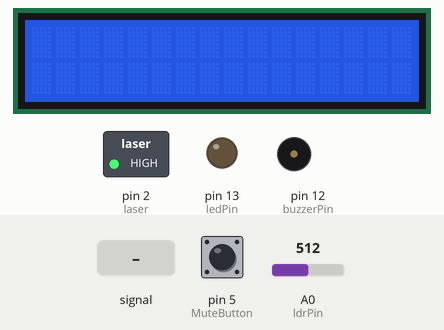
Simulated run of this sketch. Board: Arduino Uno, built with avr-gcc and run on an emulated ATmega328P. Shown: 16×2 character LCD, switched loads named in the sketch (green lamp = pin HIGH), output pins drawn as LEDs (lit = HIGH), buzzer (waves = sounding). Dashed ring = blinking. The inputs (shaded band) are chosen by the test bench; at power-on: pin 5 (MuteButton) HIGH, A0 (ldrPin) = 512. What the sketch prints to the serial monitor is not drawn.

Above: at 1.3 s.
1.4 s: A0 (ldrPin) fed a 200 Hz sine of ±255 counts around its level
At 1.66 s:
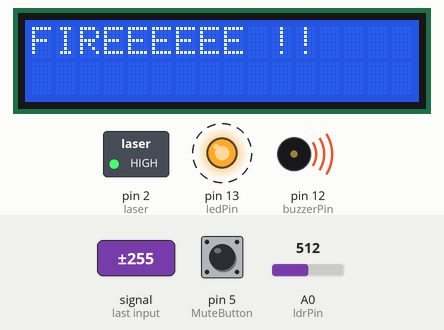
3.2 s: pin 5 (MuteButton) pulled LOW for 0.15 s
3.9 s: A0 (ldrPin) set to 710
6.9 s: A0 (ldrPin) set to 686
8.4 s: A0 (ldrPin) set to 716
At 8.9 s:
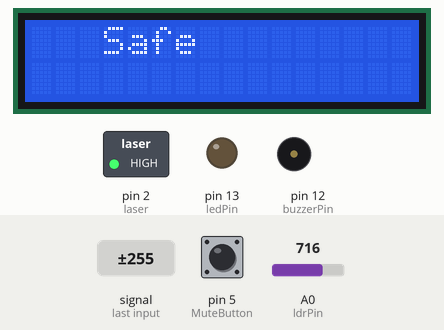
Timing chart, 0 to 10.9 s (numbered marks = the images above; inputs shaded):
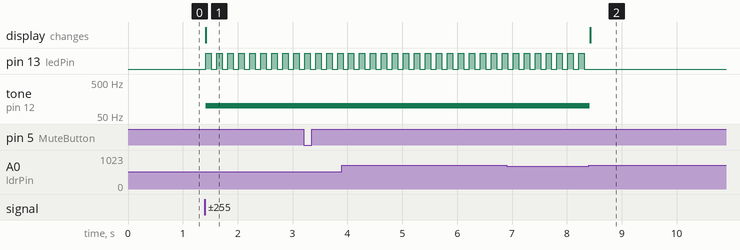

The sketch:

Arduino_Code.ino
```cpp
#include <LiquidCrystal_I2C.h>

#define    laser         2
#define    ledPin        13
#define    buzzerPin     12
#define    ldrPin        A0
#define    MuteButton    5

#define    FIRE          0
#define    MAGNET        1
#define    ULTRASONIC    2

int prevState = 0; // To track the previous state

LiquidCrystal_I2C lcd(0x27, 16, 2);


const float value = 3035;
uint16_t TimerCount = 0;


int  CaseChecker  = 0 ;


void setup() {

   Serial.begin(9600);
  //pinMode(LED_BUILTIN, OUTPUT);

  noInterrupts();                       // disable all interrupts
  TCCR1A = 0;
  TCCR1B = 0;
  TCNT1 = value;                        // preload timer
  TCCR1B  = 0x04;                       // 256 prescaler
  TIMSK1 |= (1 << TOIE1);               // enable timer overflow interrupt ISR
  interrupts();                         // enable all interrupts

  pinMode(ledPin, OUTPUT);
  pinMode(buzzerPin, OUTPUT);
  pinMode(ldrPin, INPUT);
  pinMode(laser, OUTPUT);
  digitalWrite(laser, HIGH);
  pinMode(MuteButton, INPUT_PULLUP);

  lcd.init();
  lcd.begin(16, 2);
  lcd.backlight();
  lcd.clear();


}

ISR(TIMER1_OVF_vect)            // interrupt service routine for overflow
{
  TimerCount++;
  //Serial.println(TimerCount);

      if (0 <= TimerCount && TimerCount <= 1)
      {
        //Serial.println("I am Fireee");
        CaseChecker = FIRE;
      }
      if (2 <= TimerCount && TimerCount <= 3)
      {
        CaseChecker = MAGNET;
      }
      if (4 <= TimerCount && TimerCount <= 8)
      {
        CaseChecker = ULTRASONIC;
      }

}


void loop()
 {
  int ldrStatus = analogRead(ldrPin);
  int count = 0;
  lcd.clear();

  Serial.print(analogRead(ldrPin));

  while(analogRead(ldrPin) > 700)
    {

      lcd.setCursor(3,0);
      lcd.print("Safe");
    }

  while(analogRead(ldrPin) <= 700)
    {
      //Serial.println(count);
      if(count == 0)
        {
           Serial.println("Iam here");
          TCNT1 = value;
          TimerCount = 0;
          count++;
        }
      else
          {
           // Serial.println("Iam here");
            count++;
          }

    }

  if (prevState == CaseChecker)
  {
     lcd.clear();
  }
  switch(CaseChecker)
  {
    case FIRE:
                    Serial.println("Firee");
                    lcd.clear();
                    lcd.setCursor(0,0);
                    lcd.print("FIREEEEEE !!");
                  while(digitalRead(MuteButton)==HIGH)
                  {
                    tone(buzzerPin, 100);
                    digitalWrite(ledPin, HIGH);
                    delay(100);
                    digitalWrite(ledPin, LOW);
                    delay(100);
                  }
                   for(int i=0; i<=25; i++)
                   {
                    digitalWrite(ledPin, HIGH);
                    delay(100);
                    digitalWrite(ledPin, LOW);
                    delay(100);
                   }
                   noTone(buzzerPin);

               break;

    case MAGNET:
                  Serial.println("Magnet");
                  lcd.clear();
                  lcd.setCursor(0,0);
                  lcd.print("DOOR OPENED !!");
                  while(digitalRead(MuteButton)==HIGH)
                  {
                    tone(buzzerPin, 100);
                    digitalWrite(ledPin, HIGH);
                    delay(100);
                    digitalWrite(ledPin, LOW);
                    delay(100);
                  }
                   for(int i=0; i<=25; i++)
                   {
                    digitalWrite(ledPin, HIGH);
                    delay(100);
                    digitalWrite(ledPin, LOW);
                    delay(100);
                   }
                   noTone(buzzerPin);
                break;

    case ULTRASONIC:
                  Serial.println("Ultrasonic");
                  lcd.clear();
                  lcd.setCursor(0,0);
                  lcd.print("INTRUSION !!");
                  while(digitalRead(MuteButton)==HIGH)
                  {
                    tone(buzzerPin, 100);
                    digitalWrite(ledPin, HIGH);
                    delay(100);
                    digitalWrite(ledPin, LOW);
                    delay(100);
                  }
                   for(int i=0; i<=25; i++)
                   {
                    digitalWrite(ledPin, HIGH);
                    delay(100);
                    digitalWrite(ledPin, LOW);
                    delay(100);
                   }
                   noTone(buzzerPin);
                break;
  }

  TimerCount =0;
  prevState = CaseChecker;
  count = 0;

}
```

Measured:
- after the input at 1.4 s, pin 13 (ledPin): alternates HIGH for 0.10 s and LOW for 0.10 s, starting at once; tone on pin 12 (buzzerPin): silent → 100 Hz at once; the display: changes at once (image 1)
- after the input at 8.4 s, the display: changes at once (image 2)
